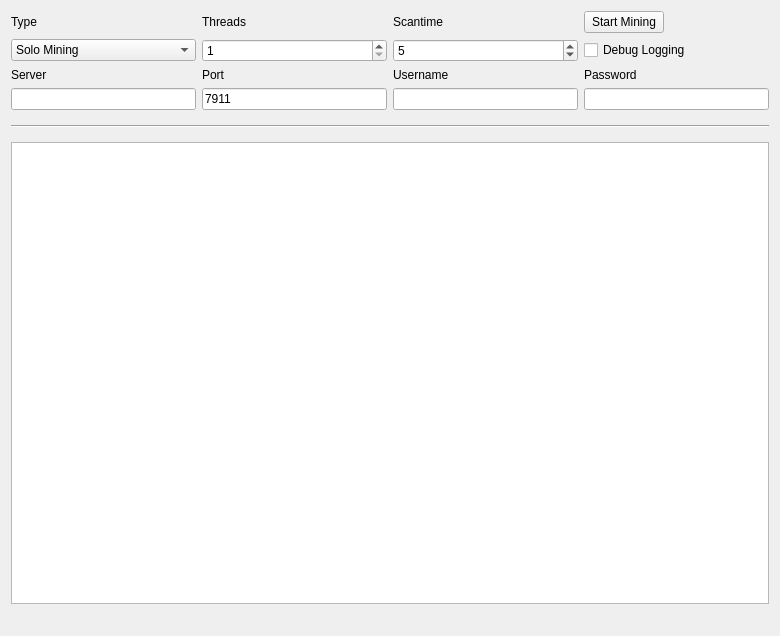
<?xml version="1.0" encoding="UTF-8"?>
<ui version="4.0">
 <class>MiningPage</class>
 <widget class="QWidget" name="MiningPage">
  <property name="geometry">
   <rect>
    <x>0</x>
    <y>0</y>
    <width>780</width>
    <height>636</height>
   </rect>
  </property>
  <property name="windowTitle">
   <string>Mining</string>
  </property>
  <layout class="QGridLayout" name="gridLayout">
   <property name="sizeConstraint">
    <enum>QLayout::SetMaximumSize</enum>
   </property>
   <item row="7" column="1">
    <widget class="QLineEdit" name="serverLine">
     <property name="enabled">
      <bool>true</bool>
     </property>
    </widget>
   </item>
   <item row="6" column="3">
    <widget class="QLabel" name="usernameLabel">
     <property name="enabled">
      <bool>true</bool>
     </property>
     <property name="text">
      <string>Username</string>
     </property>
    </widget>
   </item>
   <item row="6" column="1">
    <widget class="QLabel" name="serverLabel">
     <property name="enabled">
      <bool>true</bool>
     </property>
     <property name="text">
      <string>Server</string>
     </property>
    </widget>
   </item>
   <item row="7" column="3">
    <widget class="QLineEdit" name="usernameLine">
     <property name="enabled">
      <bool>true</bool>
     </property>
     <property name="text">
      <string/>
     </property>
    </widget>
   </item>
   <item row="6" column="4">
    <widget class="QLabel" name="passwordLabel">
     <property name="enabled">
      <bool>true</bool>
     </property>
     <property name="text">
      <string>Password</string>
     </property>
    </widget>
   </item>
   <item row="6" column="2">
    <widget class="QLabel" name="portLabel">
     <property name="enabled">
      <bool>true</bool>
     </property>
     <property name="text">
      <string>Port</string>
     </property>
    </widget>
   </item>
   <item row="3" column="4">
    <widget class="QPushButton" name="startButton">
     <property name="sizePolicy">
      <sizepolicy hsizetype="Fixed" vsizetype="Fixed">
       <horstretch>0</horstretch>
       <verstretch>0</verstretch>
      </sizepolicy>
     </property>
     <property name="text">
      <string>Start Mining</string>
     </property>
    </widget>
   </item>
   <item row="8" column="1" colspan="4">
    <widget class="Line" name="line">
     <property name="sizePolicy">
      <sizepolicy hsizetype="Minimum" vsizetype="Fixed">
       <horstretch>0</horstretch>
       <verstretch>0</verstretch>
      </sizepolicy>
     </property>
     <property name="minimumSize">
      <size>
       <width>0</width>
       <height>20</height>
      </size>
     </property>
     <property name="orientation">
      <enum>Qt::Horizontal</enum>
     </property>
    </widget>
   </item>
   <item row="13" column="1" colspan="4">
    <widget class="QListWidget" name="list">
     <property name="autoScrollMargin">
      <number>100000</number>
     </property>
     <property name="dragDropMode">
      <enum>QAbstractItemView::DragOnly</enum>
     </property>
     <property name="selectionMode">
      <enum>QAbstractItemView::NoSelection</enum>
     </property>
     <property name="movement">
      <enum>QListView::Snap</enum>
     </property>
     <property name="batchSize">
      <number>10</number>
     </property>
    </widget>
   </item>
   <item row="14" column="1" colspan="2">
    <widget class="QLabel" name="shareCount">
     <property name="font">
      <font>
       <pointsize>10</pointsize>
       <weight>75</weight>
       <bold>true</bold>
      </font>
     </property>
     <property name="text">
      <string/>
     </property>
    </widget>
   </item>
   <item row="3" column="3">
    <widget class="QLabel" name="scantimeLabel">
     <property name="enabled">
      <bool>true</bool>
     </property>
     <property name="layoutDirection">
      <enum>Qt::LeftToRight</enum>
     </property>
     <property name="text">
      <string>Scantime</string>
     </property>
    </widget>
   </item>
   <item row="3" column="2">
    <widget class="QLabel" name="threadsLabel">
     <property name="enabled">
      <bool>true</bool>
     </property>
     <property name="text">
      <string>Threads</string>
     </property>
    </widget>
   </item>
   <item row="4" column="4">
    <widget class="QCheckBox" name="debugCheckBox">
     <property name="text">
      <string>Debug Logging</string>
     </property>
    </widget>
   </item>
   <item row="3" column="1">
    <widget class="QLabel" name="typeLabel">
     <property name="text">
      <string>Type</string>
     </property>
    </widget>
   </item>
   <item row="4" column="2">
    <widget class="QSpinBox" name="threadsBox">
     <property name="enabled">
      <bool>true</bool>
     </property>
     <property name="minimum">
      <number>1</number>
     </property>
     <property name="maximum">
      <number>99</number>
     </property>
     <property name="singleStep">
      <number>1</number>
     </property>
    </widget>
   </item>
   <item row="4" column="1">
    <widget class="QComboBox" name="typeBox">
     <property name="editable">
      <bool>false</bool>
     </property>
     <property name="currentIndex">
      <number>0</number>
     </property>
     <item>
      <property name="text">
       <string>Solo Mining</string>
      </property>
     </item>
     <item>
      <property name="text">
       <string>Pool Mining</string>
      </property>
     </item>
    </widget>
   </item>
   <item row="4" column="3">
    <widget class="QSpinBox" name="scantimeBox">
     <property name="enabled">
      <bool>true</bool>
     </property>
     <property name="minimum">
      <number>1</number>
     </property>
     <property name="value">
      <number>5</number>
     </property>
    </widget>
   </item>
   <item row="7" column="2">
    <widget class="QLineEdit" name="portLine">
     <property name="enabled">
      <bool>true</bool>
     </property>
     <property name="text">
      <string>7911</string>
     </property>
     <property name="value" stdset="0">
      <number>7911</number>
     </property>
    </widget>
   </item>
   <item row="7" column="4">
    <widget class="QLineEdit" name="passwordLine">
     <property name="enabled">
      <bool>true</bool>
     </property>
    </widget>
   </item>
   <item row="14" column="3" colspan="2">
    <widget class="QLabel" name="mineSpeedLabel">
     <property name="sizePolicy">
      <sizepolicy hsizetype="Preferred" vsizetype="Preferred">
       <horstretch>0</horstretch>
       <verstretch>0</verstretch>
      </sizepolicy>
     </property>
     <property name="font">
      <font>
       <pointsize>10</pointsize>
       <weight>75</weight>
       <bold>true</bold>
      </font>
     </property>
     <property name="text">
      <string/>
     </property>
     <property name="alignment">
      <set>Qt::AlignRight|Qt::AlignTrailing|Qt::AlignVCenter</set>
     </property>
    </widget>
   </item>
  </layout>
 </widget>
 <layoutdefault spacing="6" margin="11"/>
 <tabstops>
  <tabstop>startButton</tabstop>
  <tabstop>typeBox</tabstop>
  <tabstop>threadsBox</tabstop>
  <tabstop>scantimeBox</tabstop>
  <tabstop>serverLine</tabstop>
  <tabstop>portLine</tabstop>
  <tabstop>usernameLine</tabstop>
  <tabstop>passwordLine</tabstop>
  <tabstop>debugCheckBox</tabstop>
  <tabstop>list</tabstop>
 </tabstops>
 <resources/>
 <connections/>
</ui>
